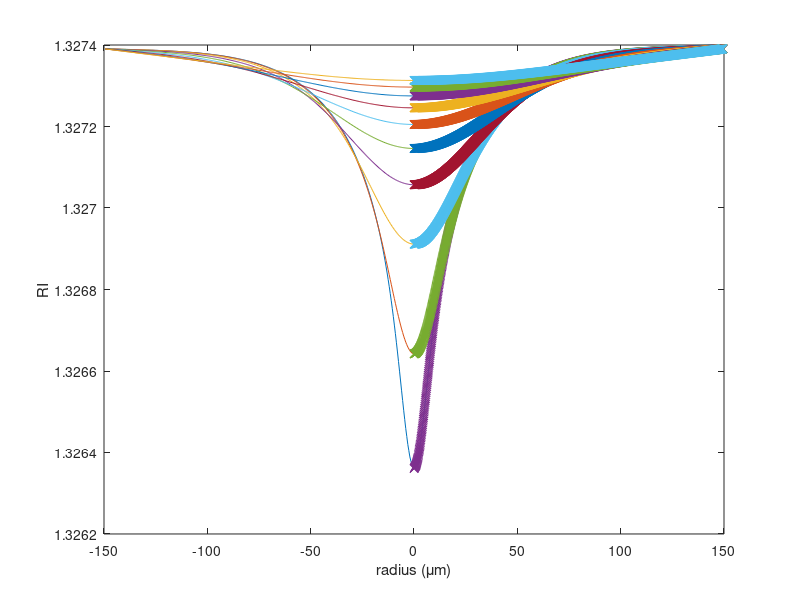
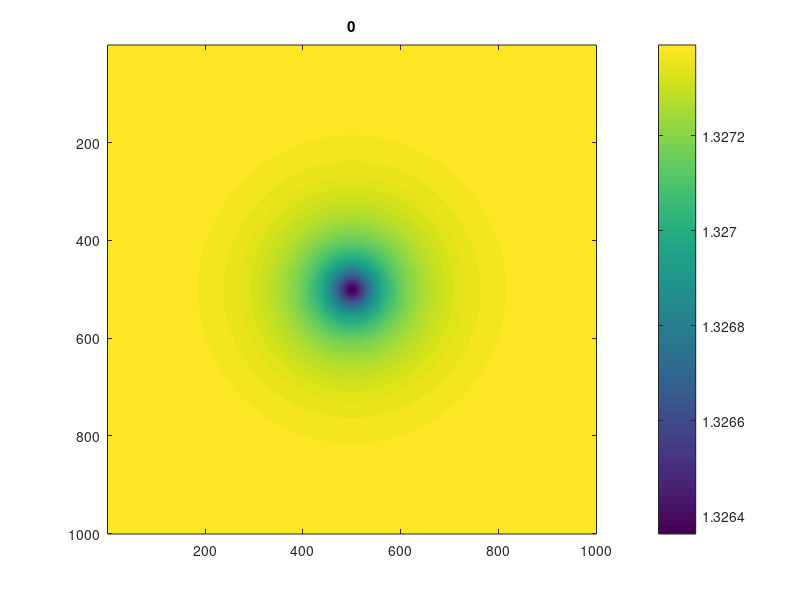
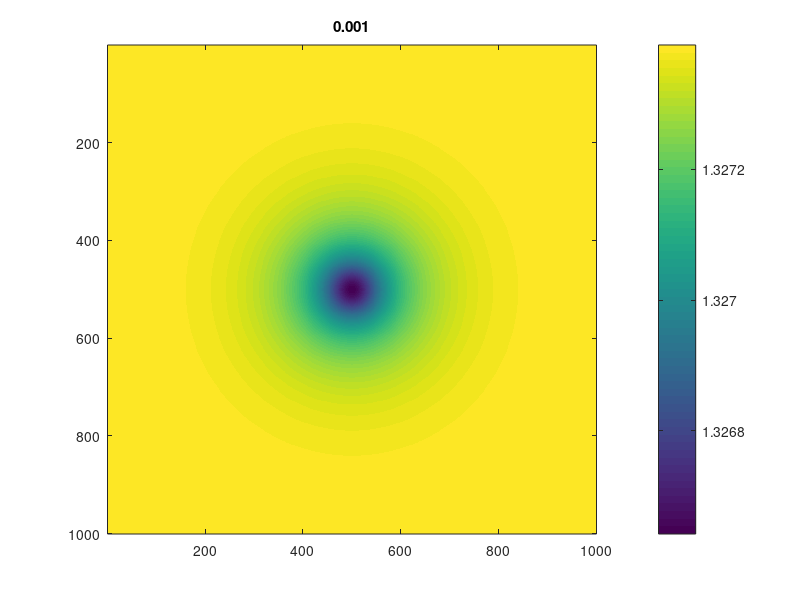
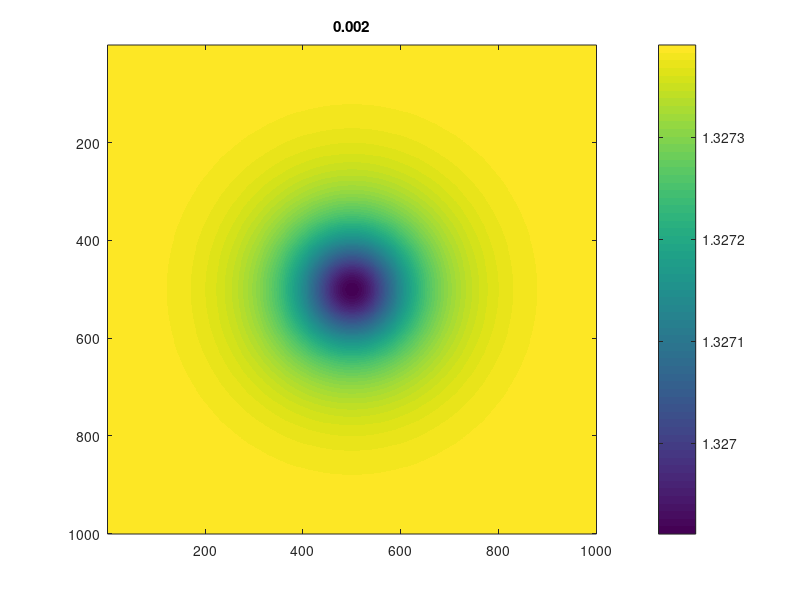

The MATLAB source for these figures, in order:

clc; clear variables; close all;

%% Load data
RI = dlmread('zscan_ri.txt');
RI = RI(2:end,2:end);
z = (0:size(RI, 1)-1)*1e-3;
r = (0:size(RI,2)-1);
r = r-max(r)/2;
r = r*0.5e-6;

%% Plot of raw data

figure;
for i = 1:size(RI, 1)
    plot(r*1e6, RI(i,:));
    hold on
end

xlabel('radius (\mum)')
ylabel('RI');

%% 1D interpolation

rmax = max(r);
dr = 0.1e-6;
rnew = (0:rmax/dr)*dr;

for i = 1:size(RI, 1)
    RInew(i,:) = interp1(r, RI(i,:), rnew);
end

r = rnew;
RI = RInew;
clear RInew rnew

for i = 1:size(RI, 1)
    plot(r*1e6, RI(i,:), 'x');
    hold on
end

xlabel('radius (\mum)')
ylabel('RI');

%% 2D interpolation

x = linspace(-rmax, rmax, 1000);
rinds = sqrt(x.^2 + x.'.^2);
rinds = rinds/dr;
rinds = round(rinds);
rinds(rinds > rmax/dr) = rmax/dr;

for i = 1:size(RI, 1)

    RIslice = RI(i, rinds);
    RIslice = reshape(RIslice, 1000, 1000);
    
    RInew(:,:,i) = RIslice;
    
    figure;
    imagesc(RIslice);
    axis square;
    colorbar
    title(z(i));
    
end

RI = RInew;

%% 3D interpolation

figure;

for zinterp = 0:0.5e-3:4e-3
    RIslice = interp3(x, x.', z, RI, x, x.', zinterp);
    surf(x*1e6, x.'*1e6, RIslice, 'edgecolor', 'none');
    zlim([1.3262 1.3274]);
    title([num2str(zinterp*1000) 'mm']);
    xlabel('\mum');
    ylabel('\mum');
    zlabel('RI');
    colormap jet
    pause(1)
end








